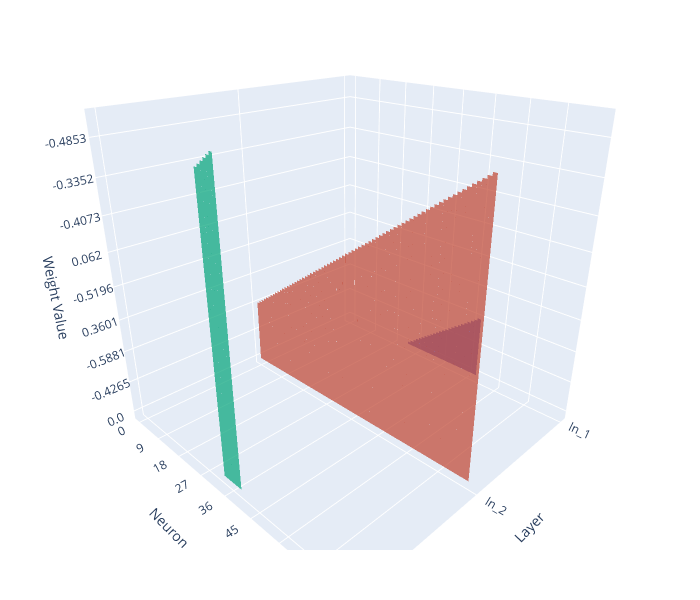

The code cell stored with this chart in its notebook:
### Markdown cell above
Show how `init_xavier_uniform_weights` affects the weights...

### Code cell
torch.manual_seed(0)
layers = nn.Sequential(
    nn.Linear(2,12),
    nn.ReLU(),
    nn.Linear(12,6),
    nn.ReLU(),
    nn.Linear(6,1)
)
layers.apply(init_xavier_uniform_weights)
show_sequential_layer_weights(layers)

### Figure 1 — Plotly figure (JSON) as saved in the notebook; plotly's stock layout.template omitted (floating-point values rounded to 4 significant figures; data arrays with more than 128 entries replaced by an {"elided": "..."} marker saying what was removed)
{"data": [{"i": {"elided": "142 int values"}, "j": {"elided": "142 int values"}, "k": {"elided": "142 int values"}, "opacity": 0.7, "type": "mesh3d", "x": {"elided": "214 str values"}, "y": {"elided": "214 str values"}, "z": {"elided": "214 str values"}}, {"i": {"elided": "142 int values"}, "j": {"elided": "142 int values"}, "k": {"elided": "142 int values"}, "opacity": 0.7, "type": "mesh3d", "x": {"elided": "214 str values"}, "y": {"elided": "214 str values"}, "z": {"elided": "214 str values"}}, {"i": {"elided": "142 int values"}, "j": {"elided": "142 int values"}, "k": {"elided": "142 int values"}, "opacity": 0.7, "type": "mesh3d", "x": {"elided": "214 str values"}, "y": {"elided": "214 str values"}, "z": {"elided": "214 str values"}}], "layout": {"autosize": false, "height": 600, "margin": {"b": 50, "l": 30, "r": 30, "t": 10}, "scene": {"camera": {"eye": {"z": 0.8}}, "xaxis": {"title": {"text": "Layer"}}, "yaxis": {"title": {"text": "Neuron"}}, "zaxis": {"title": {"text": "Weight Value"}}}, "width": 700}}
